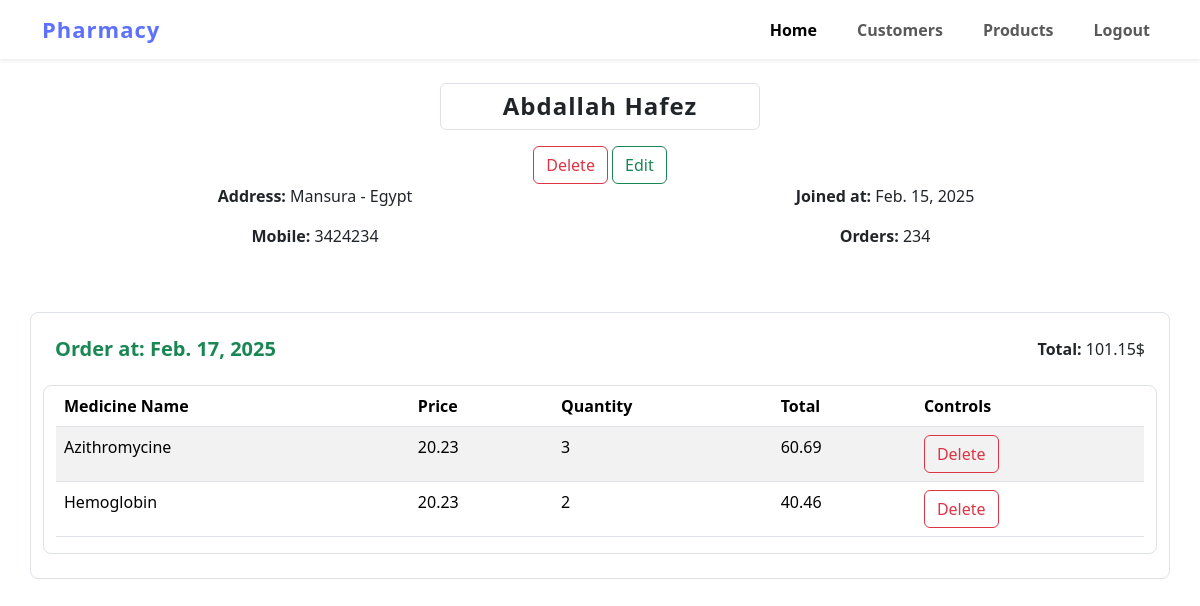
/customers/profile/1/ (signed in), run on the app's committed database.
### customers/models.py (models this page shows, shortened)
class Customer(models.Model):
    name=models.CharField(max_length=100,null=True,blank=True)
    address=models.CharField(max_length=100,null=True,blank=True)
    mobile=models.CharField(max_length=100,null=True,blank=True)
    created_at=models.DateField(auto_now_add=True)

### orders/models.py (models this page shows, shortened)
class Order(models.Model):
    customer = models.ForeignKey(Customer,on_delete=models.CASCADE,related_name='orders')
    complete = models.BooleanField(default=False)
    created_at = models.DateField(auto_now_add=True)
    @property
    def total_price(self):
        price = 0
        for item in self.orderitems.all():
            price += item.quantity * item.product.price
        return price

class OrderItem(models.Model):
    order = models.ForeignKey(Order,on_delete=models.CASCADE,related_name='orderitems')
    product = models.ForeignKey(Product,on_delete=models.CASCADE)
    quantity =models.PositiveIntegerField(default=0)
    @property
    def total_price(self):
        price = self.quantity * self.product.price
        return price

### products/models.py (models this page shows, shortened)
class Product(models.Model):
    name = models.CharField(max_length=100)
    price = models.DecimalField(max_digits=7,decimal_places=2)

### customers/views.py (the view)
# urls.py: path('profile/<str:pk>/',views.CustomerDetailView.as_view(),name='customer-detail'),
class CustomerDetailView(CustomLoginRequiredMixin,DetailView):
    template_name = 'customers/customer.html'
    context_object_name = 'customer'
    def get_context_data(self, **kwargs):
        context = super().get_context_data(**kwargs)
        customer = self.get_object()
        orders = Order.objects.filter(customer=customer).order_by('-created_at')
        context.update({
            'orders':orders
        })
        return context
    def get_queryset(self):
        return Customer.objects.all()

### home/permissions.py (called while the page is built)
    def dispatch(self, request, *args, **kwargs):
        if not request.user.is_authenticated:
            return redirect('authentication:login')
        if  not request.user.is_stuff:
            return redirect('authentication:login')
        return super().dispatch(request, *args, **kwargs)

### customers/templates/customers/customer.html (shortened to what this page needs)
{% extends 'base.html' %}
{% block content %}
<main>
  <section class="container">
    <div class=" mt-4 fw-bold text-center ">
      <h2 class="customer-name mx-auto border py-2 rounded-2">{{customer.name|title}}</h2>
      <div class="mt-3">
        <a class="btn btn-outline-danger" href="{% url 'customers:customer-delete' customer.id %}">Delete</a>
        <a class="btn btn-outline-success" href="{% url 'customers:customer-update' customer.id %}">Edit</a>
      </div>
    </div>
     <div class="row ">
      <div class="col-6 text-center">
        <p >
         <span class="fw-bold">Address:</span> <span>{{customer.address}}</span>
        </p>
      </div>
      <div class="col-6 text-center">
        <p >
         <span class="fw-bold">Joined at:</span> <span>{{customer.created_at}}</span>
        </p>
      </div>
      <div class="col-6 text-center">
        <p >
         <span class="fw-bold">Mobile:</span> <span>{{customer.mobile}}</span>
        </p>
      </div>
      <div class="col-6 text-center">
        <p >
         <span class="fw-bold">Orders:</span> <span>234</span>
        </p>
      </div>
     </div>
  </section>
  <section class="orders-section mt-5">
      {% for order in orders %}
      <section class="orders-table-section mb-5  border container rounded-3 py-4 mb-4">
        <div class="container d-flex justify-content-between">
          <h2 class="mb-4 text-success fw-bold">
            Order at: {{order.created_at}}
          </h2>
          <p >
          <span class="fw-bold">Total: </span> {{order.total_price}}$
          </p>
        </div>
        <div class="container border rounded-3 table-responsive">
        <table class="table table-hover  table-striped">
          <thead>
            <tr>
              <th scope="col">Medicine Name</th>
              <th scope="col">Price</th>
              <th scope="col">Quantity</th>
              <th scope="col">Total</th>
              <th scope="col">Controls</th>
            </tr>
          </thead>
          <tbody>
            {% for orderitem in order.orderitems.all %}
              <tr>
                <td>{{orderitem.product.name}}</td>
                <td>{{orderitem.product.price}}</td>
                <td>{{orderitem.quantity}}</td>
                <td>{{orderitem.total_price}}</td>
                <td>
                  <a href="{% url 'orders:delete-item' orderitem.id %}" class="btn btn-outline-danger">Delete</a>
                </td>
              </tr>
            {% endfor %}
          </tbody>
        </table>
        </div>
      </section>
      {% endfor %}
  </section>
</main>
{% endblock content %}

### static/css/styles.css (style rules this page uses)
section.orders-table-section h2 { font-size: 20px; }
h2.customer-name { min-width: 280px; max-width: 320px; font-size: 24px; font-weight: bolder; letter-spacing:1px; }

### data on the page
Customer: name "Abdallah Hafez", address "Mansura - Egypt", created_at "Feb. 15, 2025", mobile "3424234"
Order: created_at "Feb. 17, 2025", total_price "101.15"
OrderItem: product.name "Azithromycine", product.price "20.23", quantity "3", total_price "60.69"
OrderItem: product.name "Hemoglobin", product.price "20.23", quantity "2", total_price "40.46"
